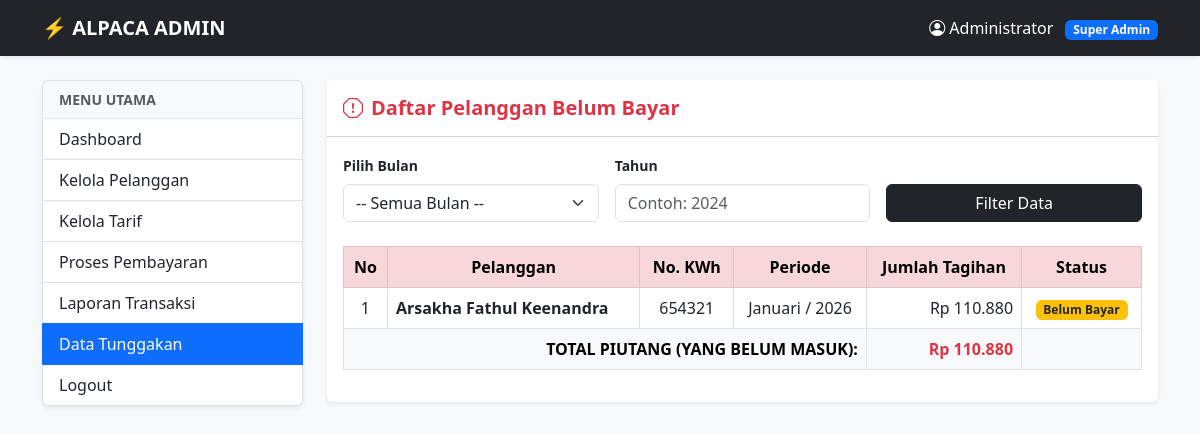
The app's page /admin/tunggakan.php (signed in) with its own data.
### tables this page shows
CREATE TABLE `tagihan` (
  `id_tagihan` int(11) NOT NULL,
  `id_penggunaan` int(11) DEFAULT NULL,
  `id_pelanggan` int(11) DEFAULT NULL,
  `bulan` varchar(20) DEFAULT NULL,
  `tahun` varchar(4) DEFAULT NULL,
  `jumlah_meter` int(11) DEFAULT NULL,
  `status` varchar(20) DEFAULT NULL
);

CREATE TABLE `pelanggan` (
  `id_pelanggan` int(11) NOT NULL,
  `username` varchar(50) DEFAULT NULL,
  `password` varchar(255) DEFAULT NULL,
  `nomor_kwh` varchar(20) DEFAULT NULL,
  `nama_pelanggan` varchar(50) DEFAULT NULL,
  `alamat` text DEFAULT NULL,
  `id_tarif` int(11) DEFAULT NULL
);

CREATE TABLE `tarif` (
  `id_tarif` int(11) NOT NULL,
  `daya` int(11) DEFAULT NULL,
  `tarifperkwh` float DEFAULT NULL
);

### admin/tunggakan.php (the view, shortened to what this page needs)
<?php
include '../config.php';
$nama_admin = $_SESSION['nama_admin'];
$id_level = $_SESSION['id_level'];
?>
<!DOCTYPE html>
<html lang="id">
<head>
    <link href="https://cdn.jsdelivr.net/npm/bootstrap@5.3.0/dist/css/bootstrap.min.css" rel="stylesheet">
    <link rel="stylesheet" href="https://cdn.jsdelivr.net/npm/bootstrap-icons@1.11.1/font/bootstrap-icons.css">
</head>
<body class="bg-light">
    <nav class="navbar navbar-dark bg-dark mb-4 shadow-sm">
        <div class="container">
            <a class="navbar-brand fw-bold" href="index.php">⚡ ALPACA ADMIN</a>
            <span class="navbar-text text-white">
                <i class="bi bi-person-circle"></i> <?= $nama_admin ?>
                <span class="badge bg-primary ms-2"><?= ($id_level == 1) ? 'Super Admin' : 'Mitra' ?></span>
            </span>
        </div>
    </nav>
<div class="container">
        <div class="row">
            <div class="col-md-3 mb-4">
                <div class="list-group shadow-sm">
                    <div class="list-group-item bg-light fw-bold text-muted small text-uppercase">Menu Utama</div>
                    <a href="index.php" class="list-group-item list-group-item-action">Dashboard</a>
                    <?php if($id_level == 1): ?>
                    <a href="pelanggan.php" class="list-group-item list-group-item-action">Kelola Pelanggan</a>
                    <a href="tarif.php" class="list-group-item list-group-item-action">Kelola Tarif</a>
                    <?php endif; ?>
                    <?php if($_SESSION['id_level'] != 3): ?>
                    <a href="bayar.php" class="list-group-item list-group-item-action">Proses Pembayaran</a>
                    <?php endif; ?>
                    <?php if($id_level == 1): ?>
                        <a href="laporan.php" class="list-group-item list-group-item-action">Laporan Transaksi</a>
                        <a href="tunggakan.php" class="list-group-item list-group-item-action active">Data Tunggakan</a>
                    <?php endif; ?>
                    <a href="../logout.php" class="list-group-item list-group-item-action" onclick="return confirm('Yakin ingin keluar?')">Logout</a>
                </div>
            </div>
            <div class="col-md-9">
                <div class="card shadow-sm border-0">
                    <div class="card-header bg-white py-3">
                        <h5 class="fw-bold text-danger mb-0"><i class="bi bi-exclamation-octagon me-2"></i>Daftar Pelanggan Belum Bayar</h5>
                    </div>
                    <div class="card-body">
                        <form method="GET" class="row g-3 mb-4">
                            <div class="col-md-4">
                                <label class="form-label small fw-bold">Pilih Bulan</label>
                                <select name="bulan" class="form-select">
                                    <option value="">-- Semua Bulan --</option>
                                </select>
                            </div>
                            <div class="col-md-4">
                                <label class="form-label small fw-bold">Tahun</label>
                                <input type="number" name="tahun" class="form-control" placeholder="Contoh: 2024" value="<?= @$_GET['tahun'] ?>">
                            </div>
                            <div class="col-md-4 d-flex align-items-end">
                                <button type="submit" class="btn btn-dark w-100">Filter Data</button>
                            </div>
                        </form>
                        <div class="table-responsive">
                            <table class="table table-bordered table-hover align-middle">
                                <thead class="table-danger text-center">
                                    <tr>
                                        <th>No</th>
                                        <th>Pelanggan</th>
                                        <th>No. KWh</th>
                                        <th>Periode</th>
                                        <th>Jumlah Tagihan</th>
                                        <th>Status</th>
                                    </tr>
                                </thead>
                                <tbody>
                                    <?php
                                    $no = 1;
                                    $where = "WHERE t.status = 'Belum Bayar'";
                                    $query = mysqli_query($koneksi, "SELECT t.*, p.nama_pelanggan, p.nomor_kwh, tr.tarifperkwh
                                                                    FROM tagihan t
                                                                    JOIN pelanggan p ON t.id_pelanggan = p.id_pelanggan
                                                                    JOIN tarif tr ON p.id_tarif = tr.id_tarif
                                                                    $where
                                                                    ORDER BY t.tahun DESC, t.bulan DESC");
                                    $total_piutang = 0;
                                    if(mysqli_num_rows($query) > 0){
                                        while($r = mysqli_fetch_assoc($query)){
                                            $tagihan = $r['jumlah_meter'] * $r['tarifperkwh'];
                                            $total_piutang += $tagihan;
                                            ?>
                                            <tr>
                                                <td class="text-center"><?= $no++ ?></td>
                                                <td><strong><?= $r['nama_pelanggan'] ?></strong></td>
                                                <td class="text-center"><?= $r['nomor_kwh'] ?></td>
                                                <td class="text-center"><?= $r['bulan'] ?> / <?= $r['tahun'] ?></td>
                                                <td class="text-end">Rp <?= number_format($tagihan, 0, ',', '.') ?></td>
                                                <td class="text-center">
                                                    <span class="badge bg-warning text-dark">Belum Bayar</span>
                                                </td>
                                            </tr>
                                            <?php
                                        }
                                    } else {
                                        echo "<tr><td colspan='6' class='text-center py-4 text-muted'>Tidak ada data tunggakan pada periode ini.</td></tr>";
                                    }
                                    ?>
                                </tbody>
                                <?php if($total_piutang > 0): ?>
                                <tfoot class="table-light">
                                    <tr>
                                        <th colspan="4" class="text-end">TOTAL PIUTANG (YANG BELUM MASUK):</th>
                                        <th class="text-end text-danger">Rp <?= number_format($total_piutang, 0, ',', '.') ?></th>
                                        <th></th>
                                    </tr>
                                </tfoot>
                                <?php endif; ?>
                            </table>
                        </div>
                    </div>
                </div>
            </div>
        </div>
    </div>
</body>
</html>

### records on screen
tagihan: id_pelanggan.nama_pelanggan "Arsakha Fathul Keenandra", id_pelanggan.nomor_kwh "654321", bulan "Januari", tahun "2026", jumlah_meter.tarifperkwh "110.880"

### other values on screen
$nama_admin "Administrator"
$total_piutang "110.880"
